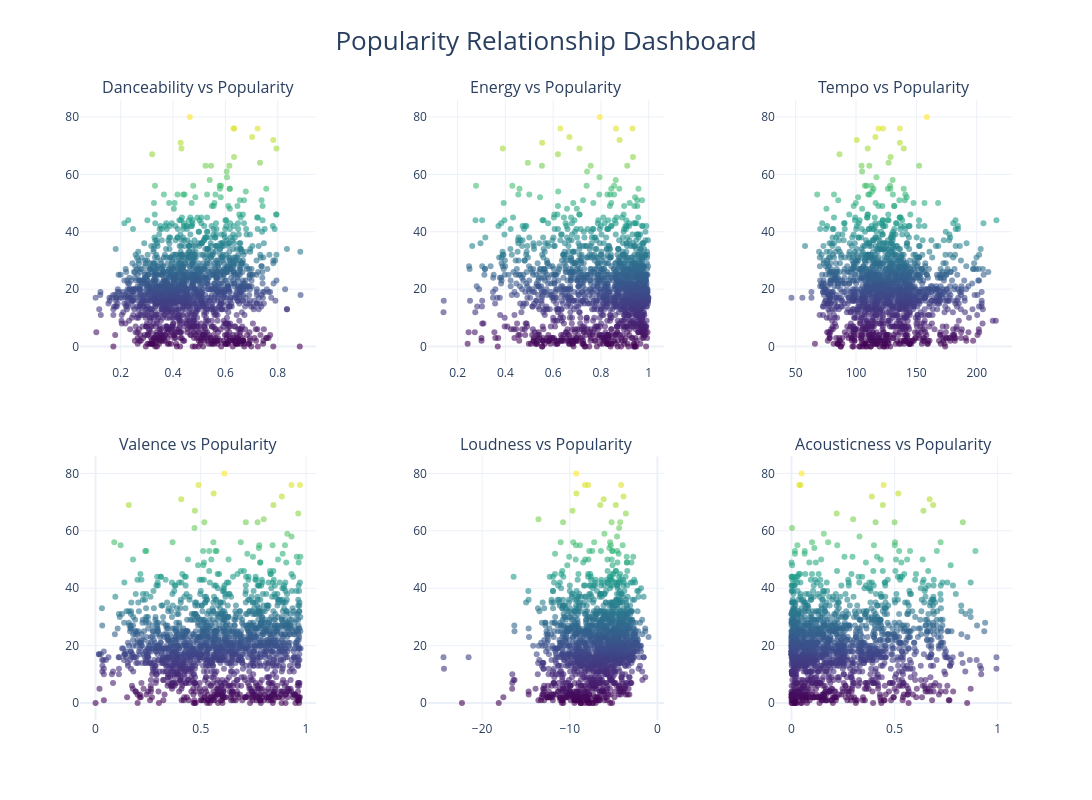

Source (notebook cell):
### Markdown cell above
**Your observation:** 

> The heatmap shows a few clear patterns: loudness, energy, and tempo tend to move together, forming a tight cluster of positively correlated features, while instrumentalness generally trends in the opposite direction of those high‑energy attributes. Popularity shows only weak relationships with most musical characteristics, suggesting it’s influenced by factors outside the audio profile itself. Overall, the dataset is dominated by strong internal correlations among energy‑related features and much weaker ties between those acoustic traits and listener engagement.

### Code cell
# 8. POPULARITY RELATIONSHIPS

def popularity_relationship_dashboard(df, features, target='popularity'):
    rows = 2
    cols = 3

    fig = make_subplots(
        rows=rows,
        cols=cols,
        subplot_titles=[f"{feat.capitalize()} vs {target.capitalize()}" for feat in features],
        horizontal_spacing=0.12,
        vertical_spacing=0.15
    )

    r, c = 1, 1

    for feat in features:
        fig.add_trace(
            go.Scatter(
                x=df[feat],
                y=df[target],
                mode='markers',
                marker=dict(size=6, opacity=0.6, color=df[target], colorscale='Viridis'),
                hovertemplate=f"{feat}: %{{x}}<br>{target}: %{{y}}<extra></extra>"
            ),
            row=r,
            col=c
        )

        c += 1
        if c > cols:
            c = 1
            r += 1

    fig.update_layout(
        height=800,
        width=1200,
        title=dict(
            text="Popularity Relationship Dashboard",
            x=0.5,
            font=dict(size=26)
        ),
        template="plotly_white",
        showlegend=False
    )

    fig.show()


# ---- Run the dashboard ----
features = ['danceability', 'energy', 'tempo', 'valence', 'loudness', 'acousticness']
popularity_relationship_dashboard(df_processed, features)

### Figure 1 — Plotly figure (JSON) as saved in the notebook; plotly's stock layout.template omitted (floating-point values rounded to 4 significant figures; data arrays with more than 128 entries replaced by an {"elided": "..."} marker saying what was removed)
{"data": [{"hovertemplate": "danceability: %{x}<br>popularity: %{y}<extra></extra>", "marker": {"color": {"elided": "1610 float values"}, "colorscale": [[0, "#440154"], [0.1111, "#482878"], [0.2222, "#3e4989"], [0.3333, "#31688e"], [0.4444, "#26828e"], [0.5556, "#1f9e89"], [0.6667, "#35b779"], [0.7778, "#6ece58"], [0.8889, "#b5de2b"], [1, "#fde725"]], "opacity": 0.6, "size": 6}, "mode": "markers", "type": "scatter", "x": {"elided": "1610 float values"}, "xaxis": "x", "y": {"elided": "1610 float values"}, "yaxis": "y"}, {"hovertemplate": "energy: %{x}<br>popularity: %{y}<extra></extra>", "marker": {"color": {"elided": "1610 float values"}, "colorscale": [[0, "#440154"], [0.1111, "#482878"], [0.2222, "#3e4989"], [0.3333, "#31688e"], [0.4444, "#26828e"], [0.5556, "#1f9e89"], [0.6667, "#35b779"], [0.7778, "#6ece58"], [0.8889, "#b5de2b"], [1, "#fde725"]], "opacity": 0.6, "size": 6}, "mode": "markers", "type": "scatter", "x": {"elided": "1610 float values"}, "xaxis": "x2", "y": {"elided": "1610 float values"}, "yaxis": "y2"}, {"hovertemplate": "tempo: %{x}<br>popularity: %{y}<extra></extra>", "marker": {"color": {"elided": "1610 float values"}, "colorscale": [[0, "#440154"], [0.1111, "#482878"], [0.2222, "#3e4989"], [0.3333, "#31688e"], [0.4444, "#26828e"], [0.5556, "#1f9e89"], [0.6667, "#35b779"], [0.7778, "#6ece58"], [0.8889, "#b5de2b"], [1, "#fde725"]], "opacity": 0.6, "size": 6}, "mode": "markers", "type": "scatter", "x": {"elided": "1610 float values"}, "xaxis": "x3", "y": {"elided": "1610 float values"}, "yaxis": "y3"}, {"hovertemplate": "valence: %{x}<br>popularity: %{y}<extra></extra>", "marker": {"color": {"elided": "1610 float values"}, "colorscale": [[0, "#440154"], [0.1111, "#482878"], [0.2222, "#3e4989"], [0.3333, "#31688e"], [0.4444, "#26828e"], [0.5556, "#1f9e89"], [0.6667, "#35b779"], [0.7778, "#6ece58"], [0.8889, "#b5de2b"], [1, "#fde725"]], "opacity": 0.6, "size": 6}, "mode": "markers", "type": "scatter", "x": {"elided": "1610 float values"}, "xaxis": "x4", "y": {"elided": "1610 float values"}, "yaxis": "y4"}, {"hovertemplate": "loudness: %{x}<br>popularity: %{y}<extra></extra>", "marker": {"color": {"elided": "1610 float values"}, "colorscale": [[0, "#440154"], [0.1111, "#482878"], [0.2222, "#3e4989"], [0.3333, "#31688e"], [0.4444, "#26828e"], [0.5556, "#1f9e89"], [0.6667, "#35b779"], [0.7778, "#6ece58"], [0.8889, "#b5de2b"], [1, "#fde725"]], "opacity": 0.6, "size": 6}, "mode": "markers", "type": "scatter", "x": {"elided": "1610 float values"}, "xaxis": "x5", "y": {"elided": "1610 float values"}, "yaxis": "y5"}, {"hovertemplate": "acousticness: %{x}<br>popularity: %{y}<extra></extra>", "marker": {"color": {"elided": "1610 float values"}, "colorscale": [[0, "#440154"], [0.1111, "#482878"], [0.2222, "#3e4989"], [0.3333, "#31688e"], [0.4444, "#26828e"], [0.5556, "#1f9e89"], [0.6667, "#35b779"], [0.7778, "#6ece58"], [0.8889, "#b5de2b"], [1, "#fde725"]], "opacity": 0.6, "size": 6}, "mode": "markers", "type": "scatter", "x": {"elided": "1610 float values"}, "xaxis": "x6", "y": {"elided": "1610 float values"}, "yaxis": "y6"}], "layout": {"annotations": [{"font": {"size": 16}, "showarrow": false, "text": "Danceability vs Popularity", "x": 0.1267, "xanchor": "center", "xref": "paper", "y": 1, "yanchor": "bottom", "yref": "paper"}, {"font": {"size": 16}, "showarrow": false, "text": "Energy vs Popularity", "x": 0.5, "xanchor": "center", "xref": "paper", "y": 1, "yanchor": "bottom", "yref": "paper"}, {"font": {"size": 16}, "showarrow": false, "text": "Tempo vs Popularity", "x": 0.8733, "xanchor": "center", "xref": "paper", "y": 1, "yanchor": "bottom", "yref": "paper"}, {"font": {"size": 16}, "showarrow": false, "text": "Valence vs Popularity", "x": 0.1267, "xanchor": "center", "xref": "paper", "y": 0.425, "yanchor": "bottom", "yref": "paper"}, {"font": {"size": 16}, "showarrow": false, "text": "Loudness vs Popularity", "x": 0.5, "xanchor": "center", "xref": "paper", "y": 0.425, "yanchor": "bottom", "yref": "paper"}, {"font": {"size": 16}, "showarrow": false, "text": "Acousticness vs Popularity", "x": 0.8733, "xanchor": "center", "xref": "paper", "y": 0.425, "yanchor": "bottom", "yref": "paper"}], "height": 800, "showlegend": false, "title": {"font": {"size": 26}, "text": "Popularity Relationship Dashboard", "x": 0.5}, "width": 1200, "xaxis": {"anchor": "y", "domain": [0, 0.2533]}, "xaxis2": {"anchor": "y2", "domain": [0.3733, 0.6267]}, "xaxis3": {"anchor": "y3", "domain": [0.7467, 1]}, "xaxis4": {"anchor": "y4", "domain": [0, 0.2533]}, "xaxis5": {"anchor": "y5", "domain": [0.3733, 0.6267]}, "xaxis6": {"anchor": "y6", "domain": [0.7467, 1]}, "yaxis": {"anchor": "x", "domain": [0.575, 1]}, "yaxis2": {"anchor": "x2", "domain": [0.575, 1]}, "yaxis3": {"anchor": "x3", "domain": [0.575, 1]}, "yaxis4": {"anchor": "x4", "domain": [0, 0.425]}, "yaxis5": {"anchor": "x5", "domain": [0, 0.425]}, "yaxis6": {"anchor": "x6", "domain": [0, 0.425]}}}
